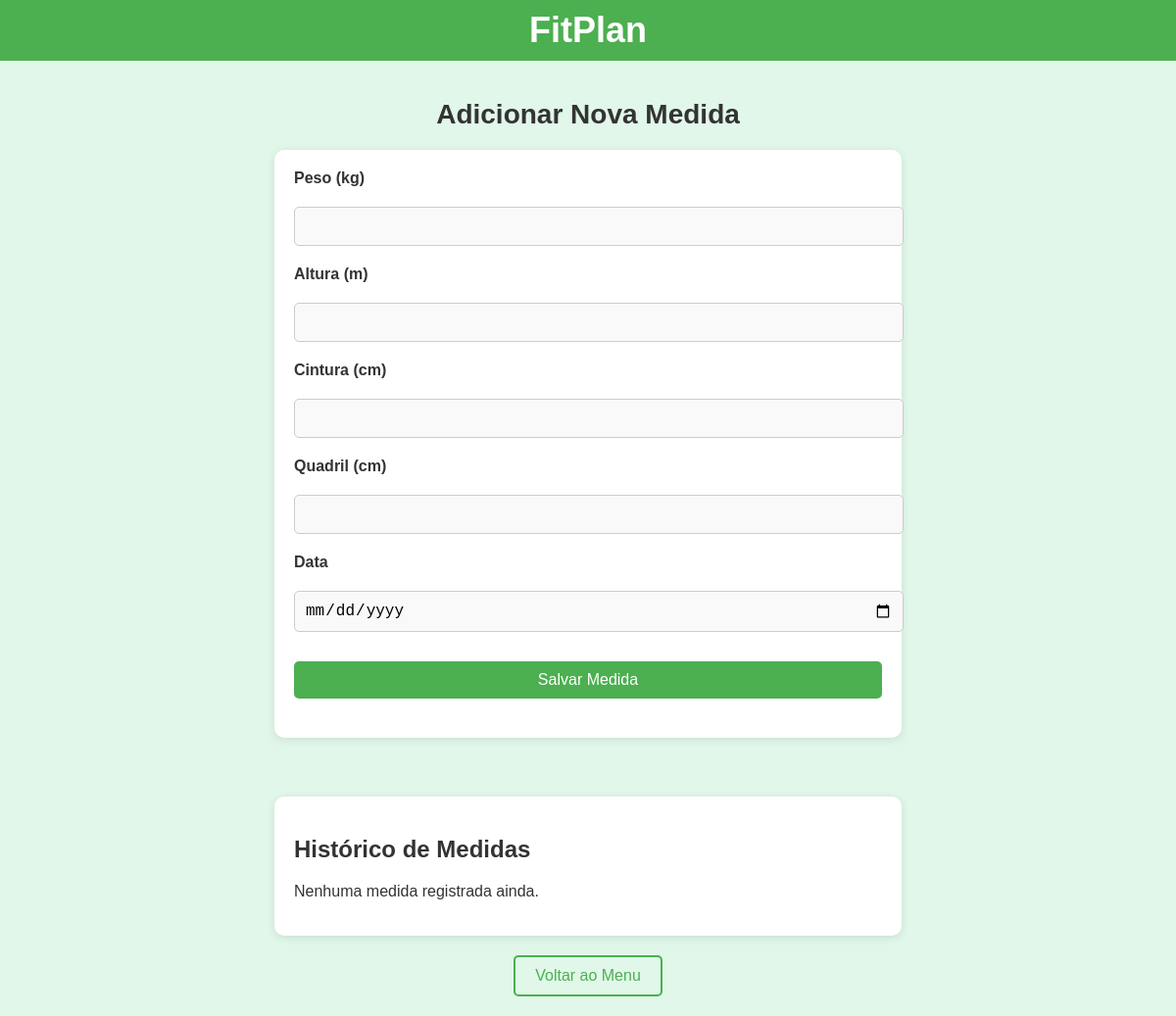
Before: /medidas/ with the older database file.
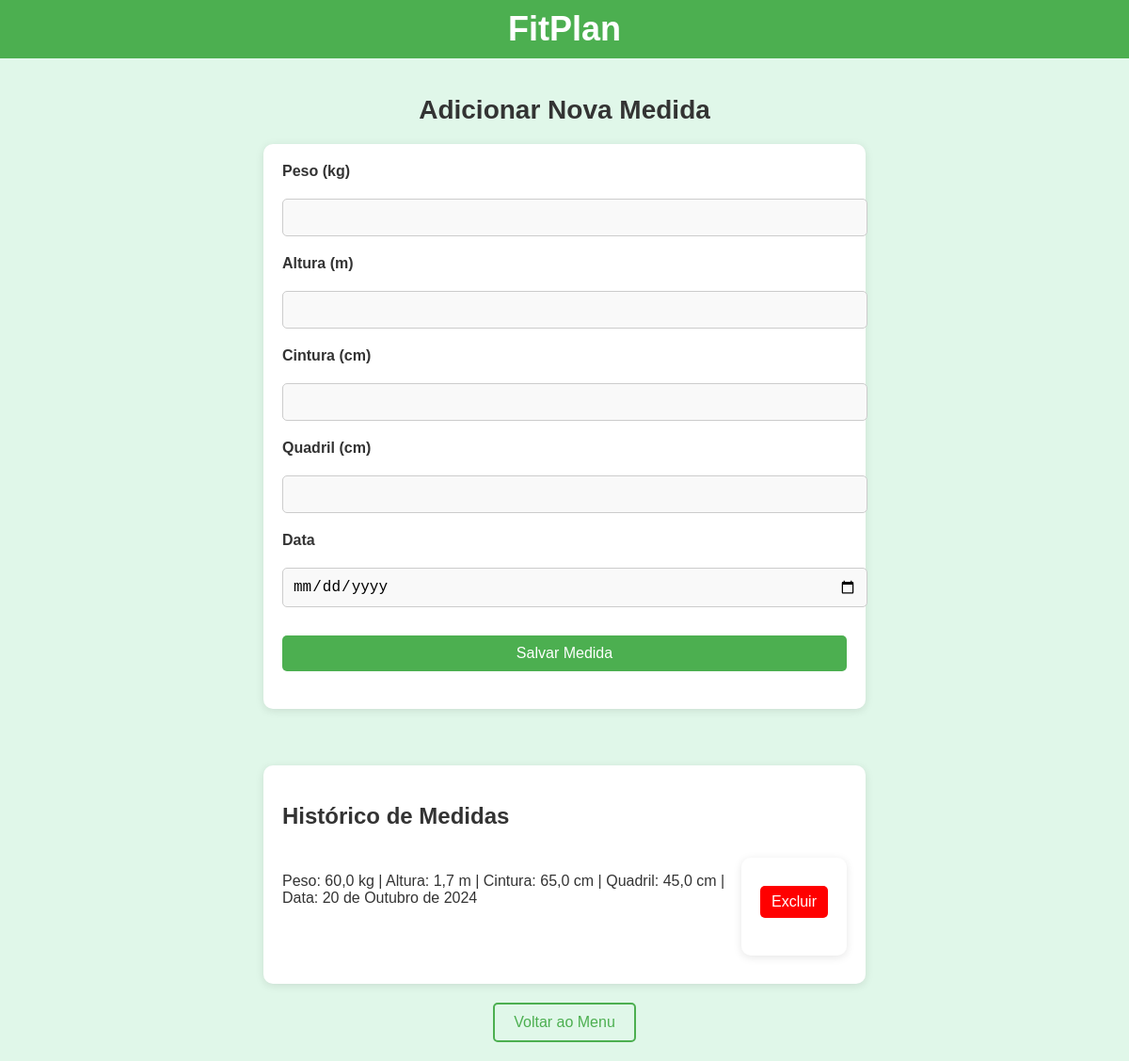
After: the same page with the newer database file.
### app_fitplan/models.py (models this page shows, shortened)
class Medida(models.Model):
    peso = models.FloatField()
    altura = models.FloatField()
    cintura = models.FloatField()
    quadril = models.FloatField()
    data = models.DateField()

### app_fitplan/views.py (the view)
# urls.py: path('medidas/', views.medidas, name='medidas'),
def medidas(request):
    medidas = Medida.objects.all()
    return render(request, 'medidas.html', {'medidas': medidas})

### app_fitplan/templates/medidas.html (shortened to what this page needs)
<!DOCTYPE html>
<html lang="pt-br">
<head>
</head>
<body>
    <header>FitPlan</header>
    <div class="container">
        <h1>Adicionar Nova Medida</h1>
        <form method="post" enctype="multipart/form-data" action="/upload-medida/">
            <label for="peso">Peso (kg)</label>
            <input type="text" id="peso" name="peso" required>
            <label for="altura">Altura (m)</label>
            <input type="text" id="altura" name="altura" required>
            <label for="cintura">Cintura (cm)</label>
            <input type="text" id="cintura" name="cintura" required>
            <label for="quadril">Quadril (cm)</label>
            <input type="text" id="quadril" name="quadril" required>
            <label for="data">Data</label>
            <input type="date" id="data" name="data" required>
            <button type="submit">Salvar Medida</button>
        </form>
        <div class="historico-medidas">
            <h2>Histórico de Medidas</h2>
            {% if medidas %}
                {% for medida in medidas %}
                <div class="medida-item">
                    <div class="medida-detalhes">
                        <p>Peso: {{ medida.peso }} kg | Altura: {{ medida.altura }} m | Cintura: {{ medida.cintura }} cm | Quadril: {{ medida.quadril }} cm | Data: {{ medida.data }}</p>
                    </div>
                    <div class="medida-excluir">
                        <form action="{% url 'excluir_medida' medida.id %}" method="post">
                            <button type="submit">Excluir</button>
                        </form>
                    </div>
                </div>
                {% endfor %}
            {% else %}
                <p>Nenhuma medida registrada ainda.</p>
            {% endif %}
        </div>
        <a href="/menu/" class="btn-voltar">Voltar ao Menu</a>
    </div>
</body>
</html>

### app_fitplan/templates/medidas.html (style rules this page uses)
body { font-family: 'Poppins', sans-serif; margin: 0; padding: 0; background-color: #e0f7e9; color: #333; }
header { background-color: #4CAF50; padding: 10px; text-align: center; font-size: 36px; color: white; font-weight: bold; }
.container { display: flex; flex-direction: column; justify-content: center; align-items: center; padding: 20px; }
h1 { font-size: 28px; margin-bottom: 20px; color: #333; }
form { background-color: #fff; padding: 20px; border-radius: 10px; box-shadow: 0 2px 10px rgba(0, 0, 0, 0.1); width: 100%; max-width: 600px; margin-bottom: 30px; }
label { font-size: 16px; font-weight: bold; margin-bottom: 10px; display: block; color: #333; }
input[type="text"], input[type="date"], button { width: 100%; padding: 10px; margin-top: 10px; margin-bottom: 20px; border-radius: 5px; border: 1px solid #ccc; font-size: 16px; }
input[type="text"], input[type="date"] { background-color: #f9f9f9; }
button { background-color: #4CAF50; color: white; border: none; cursor: pointer; transition: background-color 0.3s ease; }
.btn-voltar { margin-top: 20px; padding: 10px 20px; font-size: 16px; background-color: transparent; border: 2px solid #4CAF50; color: #4CAF50; border-radius: 5px; text-decoration: none; transition: 0.3s; }
.historico-medidas { width: 100%; max-width: 600px; margin-top: 30px; background-color: #fff; padding: 20px; border-radius: 10px; box-shadow: 0 2px 10px rgba(0, 0, 0, 0.1); }
.historico-medidas h2 { margin-bottom: 20px; }
.medida-item { display: flex; justify-content: space-between; padding: 10px 0; border-bottom: 1px solid #ccc; }
.medida-item:last-child { border-bottom: none; }
.medida-detalhes { flex: 1; }
.medida-excluir { display: flex; align-items: center; }
.medida-excluir form { margin: 0; }
.medida-excluir button { background-color: red; color: white; border: none; padding: 8px 12px; cursor: pointer; border-radius: 5px; transition: background-color 0.3s ease; }

Changed rows visible on the page:
added Medida: peso "60,0", altura "1,7", cintura "65,0", quadril "45,0", data "20 de Outubro de 2024"
Other visible differences:
text no longer shown: "Nenhuma medida registrada ainda."
